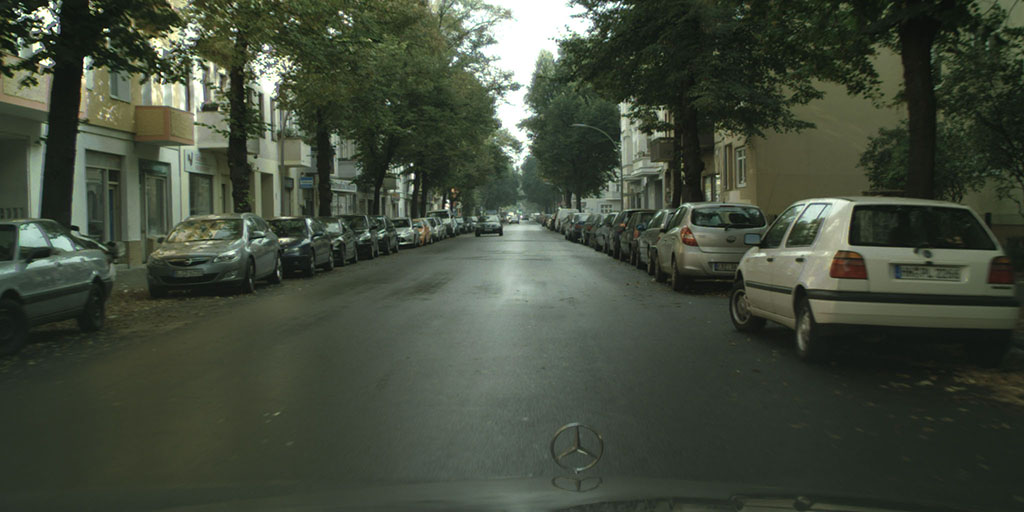
#> input picture example_02.jpg, 1024 x 512 px, given in place of city.mp4, which was not available
$ jupyter execute --allow-errors 'Copy of YOLOv4_DeepSort.ipynb'   (shell and % lines are left out)   (text cells are left out)
#> lines starting #> are read from the running program, lines starting #| are printed output that depends on the picture; after the words box and inside, x2 and y2 are one past the last pixel; in counts of white or black regions, pixels touching at a corner belong together; pictures that were not available may be replaced by others from this repository, and a replacement may not be noted
[cell 1]
from google.colab import drive
drive.mount('/content/drive')

[cell 2]
%cd /content/drive/MyDrive/yolo_v4_deepsort

[cell 3]
# clone repository for deepsort with yolov4

[cell 4]
# step into the yolov4-deepsort folder
%cd /content/drive/MyDrive/yolo_v4_deepsort/yolov4-deepsort/

[cell 5]
# uncomment below line ONLY if you run into any dependency issues while following tutorial
#!pip install -r requirements-gpu.txt

[cell 6]
import tensorflow as tf

[cell 7]
tf.version.VERSION

[cell 8]
# download yolov4 model weights to data folder

[cell 9]
# Convert darknet weights to tensorflow model

[cell 10]
# run DeepSort with YOLOv4 Object Detections as backbone (enable --info flag to see info about tracked objects)

[cell 11]
# define helper function to display videos
import io
from IPython.display import HTML
from base64 import b64encode
def show_video(file_name, width=640):
  # show resulting deepsort video
  mp4 = open(file_name,'rb').read()
  data_url = "data:video/mp4;base64," + b64encode(mp4).decode()
  return HTML("""
  <video width="{0}" controls>
        <source src="{1}" type="video/mp4">
  </video>
  """.format(width, data_url))

[cell 12]
# convert resulting video from avi to mp4 file format
import os
path_video = os.path.join("outputs","tracker.avi")
%cd outputs/
%cd ..

# output object tracking video
path_output = os.path.join("outputs","output.mp4")
#> (the rest of this cell did not finish here and is left out)

[cell 13]
# run object tracker on video of cars

[cell 14]
# convert resulting video from avi to mp4 file format
path_video = os.path.join("outputs","custom.avi")
%cd outputs/
%cd ..

# output object tracking video
path_output = os.path.join("outputs","result.mp4")
#> (the rest of this cell did not finish here and is left out)


[cell 15]
# run object tracker on video of cars

[cell 16]
# convert resulting video from avi to mp4 file format
path_video = os.path.join("outputs","traffic.avi")
%cd outputs/
%cd ..

# output object tracking video
path_output = os.path.join("outputs","traffic.mp4")
#> (the rest of this cell did not finish here and is left out)


[cell 17]
# run object tracker on video of cars

[cell 18]
# convert resulting video from avi to mp4 file format
path_video = os.path.join("outputs","city.avi")
%cd outputs/
%cd ..

# output object tracking video
path_output = os.path.join("outputs","city.mp4")
#> (the rest of this cell did not finish here and is left out)

#> further down, frame is the input picture: shape (512, 1024, 3); mean B, G, R 59.9, 74.2, 66.3

[cell 19]
# Import the required libraries
import cv2
import numpy as np
import matplotlib.pyplot as plt

[cell 20]
def canny_edge_detector(image):

	# Convert the image color to grayscale
	gray_image = cv2.cvtColor(image, cv2.COLOR_RGB2GRAY)
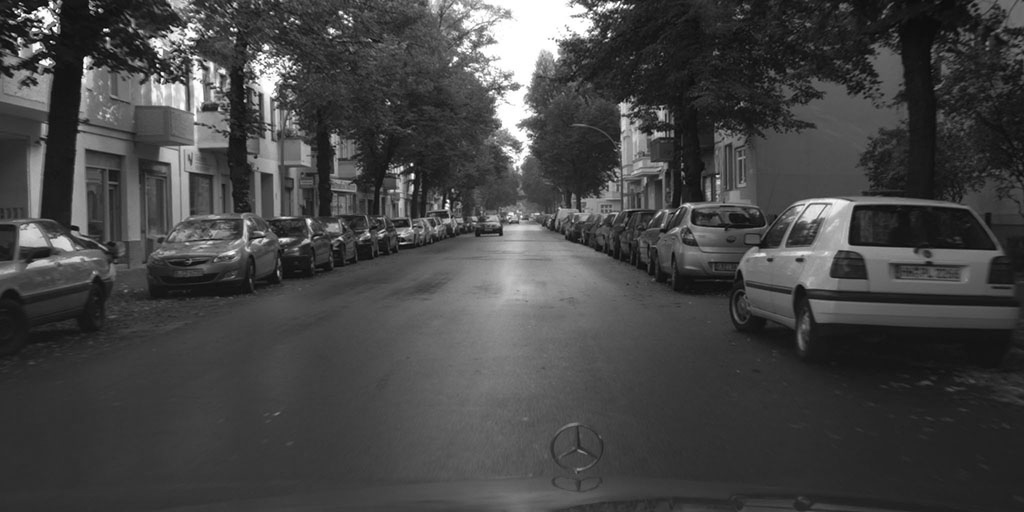
#> gray_image: shape (512, 1024); min 5, max 255, mean 69

	# Reduce noise from the image
	blur = cv2.GaussianBlur(gray_image, (5, 5), 0)
	canny = cv2.Canny(blur, 50, 150)
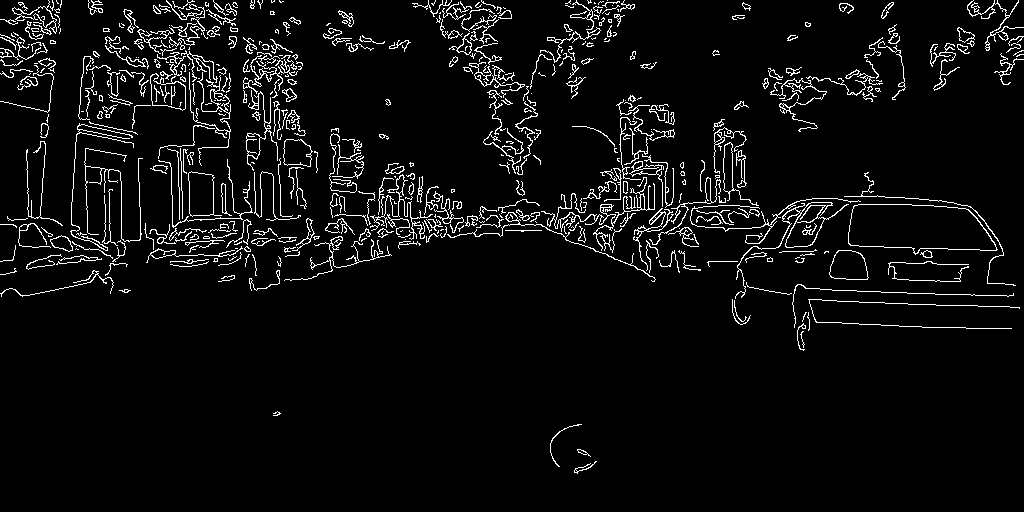
#> canny: shape (512, 1024); 5.1% white in thin lines or dots
	return canny

[cell 21]
def region_of_interest(image):
	height = image.shape[0]
#> height = 512
	polygons = np.array([
		[(200, height), (1100, height), (550, 250)]
		])
#> polygons = [[200, 512], [1100, 512], [550, 250]]
	mask = np.zeros_like(image)

	# Fill poly-function deals with multiple polygon
	cv2.fillPoly(mask, polygons, 255)
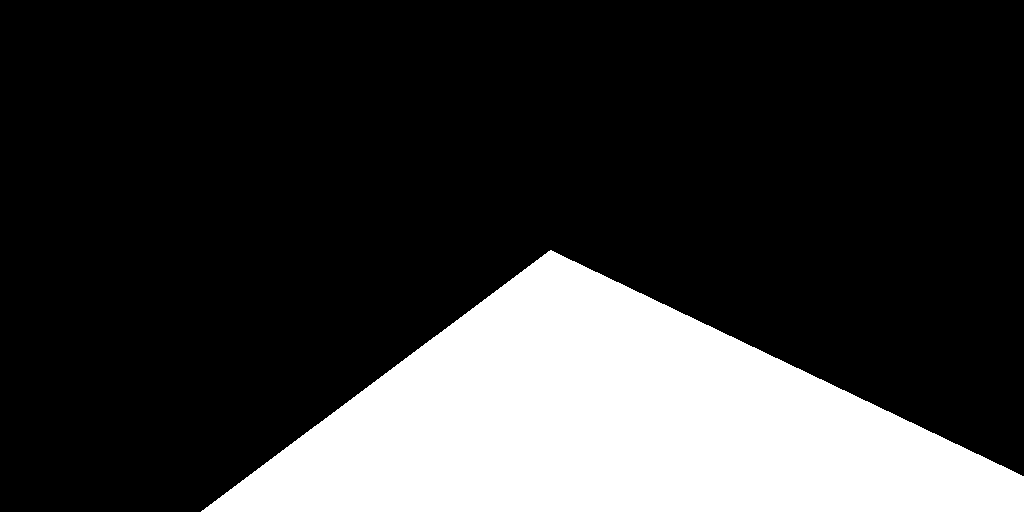
#> mask: shape (512, 1024); 22.2% white; 1 white region, box (x1, y1, x2, y2) and area: (201, 250, 1024, 512) 116389

	# Bitwise operation between canny image and mask image
	masked_image = cv2.bitwise_and(image, mask)
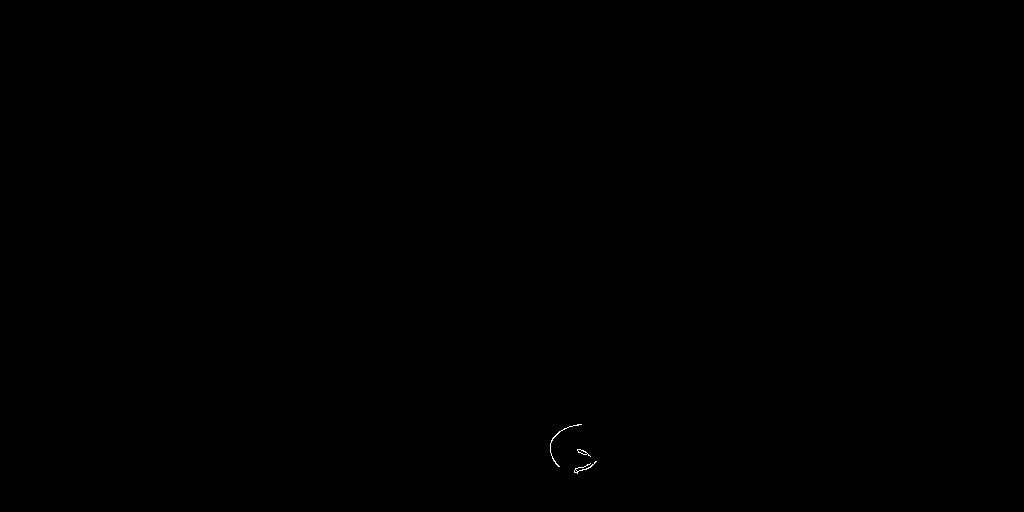
#> masked_image: shape (512, 1024); 0.03% white in thin lines or dots, all inside (x1, y1, x2, y2) = (550, 424, 597, 474)
#> `lines = cv2.HoughLinesP(cropped_image, 2, np.pi / 180, 100, np.array([..`: lines = None
	return masked_image

[cell 22]
def create_coordinates(image, line_parameters):
	slope, intercept = line_parameters
	y1 = image.shape[0]
	y2 = int(y1 * (3 / 5))
	x1 = int((y1 - intercept) / slope)
	x2 = int((y2 - intercept) / slope)
	return np.array([x1, y1, x2, y2])

[cell 23]
def average_slope_intercept(image, lines):
	left_fit = []
	right_fit = []
	for line in lines:
		x1, y1, x2, y2 = line.reshape(4)

		# It will fit the polynomial and the intercept and slope
		parameters = np.polyfit((x1, x2), (y1, y2), 1)
		slope = parameters[0]
		intercept = parameters[1]
		if slope < 0:
			left_fit.append((slope, intercept))
		else:
			right_fit.append((slope, intercept))

	left_fit_average = np.average(left_fit, axis = 0)
	right_fit_average = np.average(right_fit, axis = 0)
	left_line = create_coordinates(image, left_fit_average)
	right_line = create_coordinates(image, right_fit_average)
	return np.array([left_line, right_line])

[cell 24]
def display_lines(image, lines):
	line_image = np.zeros_like(image)
	if lines is not None:
		for x1, y1, x2, y2 in lines:
			cv2.line(line_image, (x1, y1), (x2, y2), (255, 0, 0), 10)
	return line_image

[cell 25]
from google.colab.patches import cv2_imshow
# Path of dataset directory
cap = cv2.VideoCapture("outputs/city.mp4")
#> (the rest of this cell did not finish here and is left out)

$ run again, on example_03.jpg
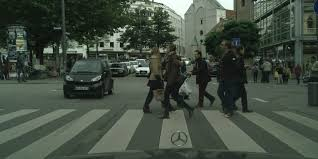
#> input picture example_03.jpg, 318 x 159 px, given in place of city.mp4, which was not available
#> frame is the input picture: shape (159, 318, 3); mean B, G, R 65.8, 77.7, 66.9
#> in canny_edge_detector, `blur = cv2.GaussianBlur(gray_image, (5, 5), 0)`:
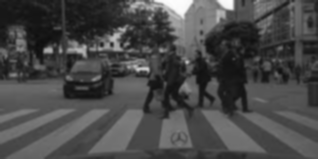
#> blur: shape (159, 318); min 13, max 253, mean 72.9
#> in canny_edge_detector, `canny = cv2.Canny(blur, 50, 150)`:
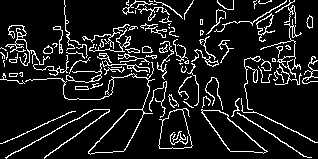
#> canny: shape (159, 318); 11% white in thin lines or dots
#> mask: shape (159, 318); every value is 0
#> lines = None

$ run again, on example_06.jpg
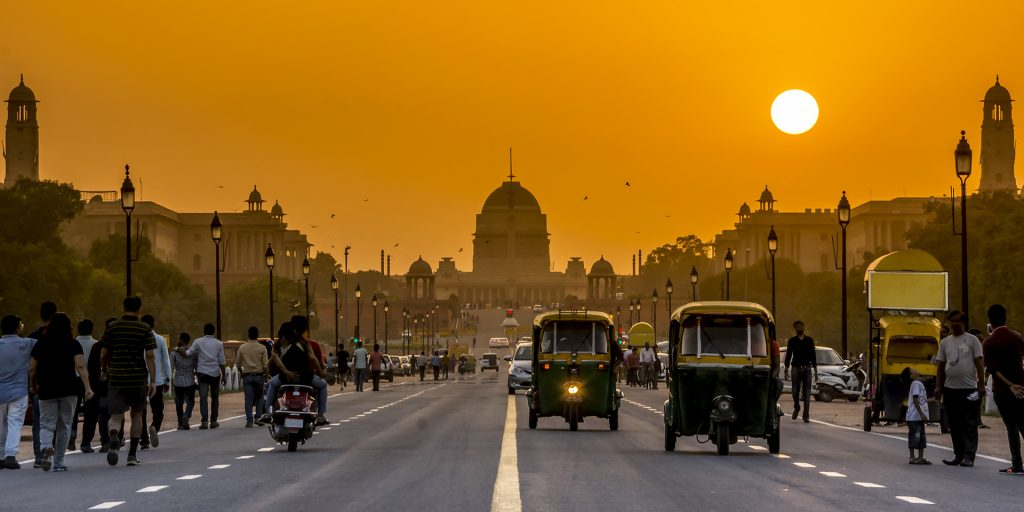
#> input picture example_06.jpg, 1024 x 512 px, given in place of city.mp4, which was not available
#> frame is the input picture: shape (512, 1024, 3); mean B, G, R 30.6, 94.5, 136.3
#> in canny_edge_detector, `canny = cv2.Canny(blur, 50, 150)`:
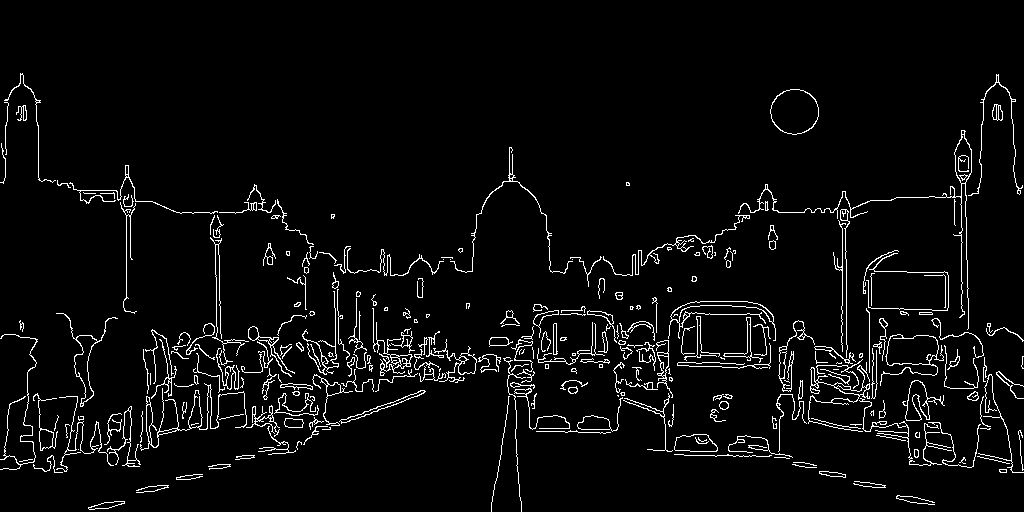
#> canny: shape (512, 1024); 4.2% white in thin lines or dots, all inside (x1, y1, x2, y2) = (0, 73, 1024, 512)
#> mask: shape (512, 1024); 22.2% white; 1 white region, box (x1, y1, x2, y2) and area: (201, 250, 1024, 512) 116389
#> masked_image: shape (512, 1024); 1.3% white in thin lines or dots, all inside (x1, y1, x2, y2) = (278, 251, 1016, 512)
#> lines = 13 rows, first 6: [709, 353, 751, 353], [404, 371, 463, 379], [792, 415, 848, 426], [619, 399, 664, 414], [325, 429, 387, 406], [822, 424, 862, 431]
#> the loop in average_slope_intercept, `for line in lines:` made 13 passes
#> (x1, y1, x2, y2, slope, intercept) on passes 1 to 8: (709, 353, 751, 353, 9.32e-16, 353), (404, 371, 463, 379, 0.136, 316.2), (792, 415, 848, 426, 0.196, 259.4), (619, 399, 664, 414, 0.333, 192.7), (325, 429, 387, 406, -0.371, 549.6), (822, 424, 862, 431, 0.175, 280.1), (617, 395, 663, 411, 0.348, 180.4), (340, 420, 405, 397, -0.354, 540.3)
#> after the loop in average_slope_intercept, `for line in lines:`: left_fit = [(-0.371, 549.6), (-0.354, 540.3), (-0.393, 558.5), (-1.98e-15, 431), (-6.5, 3704.5)]; right_fit = [(9.32e-16, 353), (0.136, 316.2), (0.196, 259.4), (0.333, 192.7), (0.175, 280.1), (0.348, 180.4), (1.98e-15, 455), (0.0189, 437.5)]
#> left_fit_average = [-1.52, 1156.8]
#> right_fit_average = [0.151, 309.3]
#> in create_coordinates, `slope, intercept = line_parameters`: slope = -1.52; intercept = 1156.8
#> in create_coordinates, `x1 = int((y1 - intercept) / slope)`: x1 = 423
#> in create_coordinates, `x2 = int((y2 - intercept) / slope)`: x2 = 557
#> left_line = [423, 512, 557, 307]
#> right_line = [1343, 512, -15, 307]
#> averaged_lines = [[423, 512, 557, 307], [1343, 512, -15, 307]]
#> the loop in display_lines, `for x1, y1, x2, y2 in lines:` made 2 passes
#> `combo_image = cv2.addWeighted(frame, 0.8, line_image, 1, 1)`:
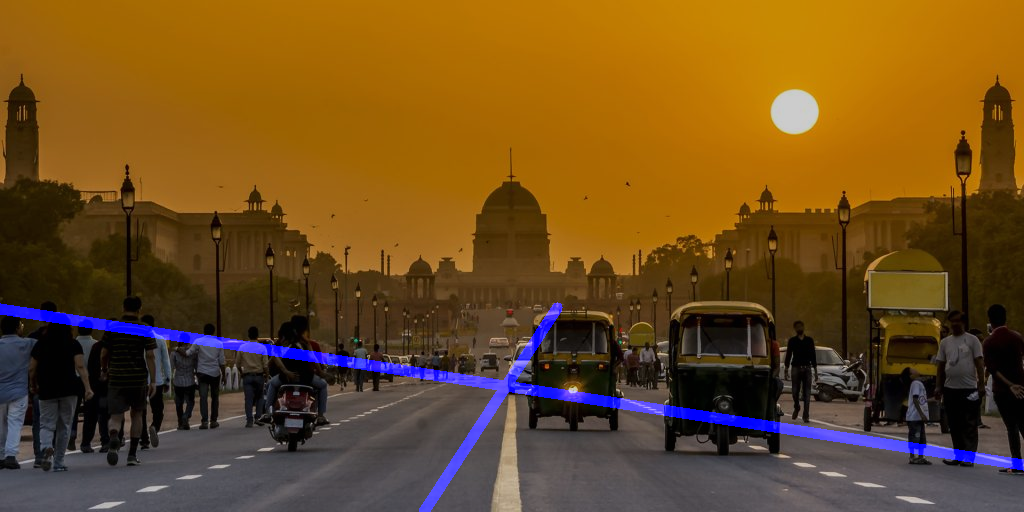
#> combo_image: shape (512, 1024, 3); mean B, G, R 31.2, 76.6, 110
